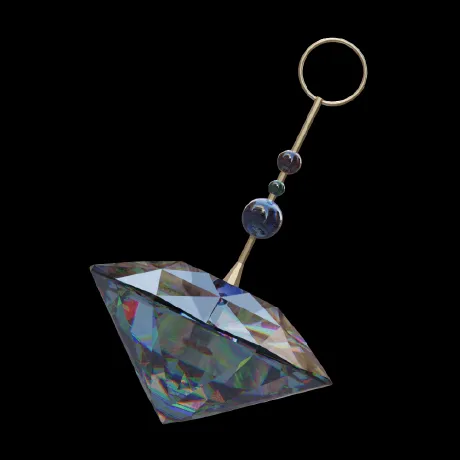
#> input picture images/profile_black.webp, 460 x 460 px
$ python create_ogp_image.py
#> lines starting #> are read from the running program, lines starting #| are printed output that depends on the picture
import os

from PIL import Image


def create_ogp_image():
    # Input and output paths
    input_path = os.path.join(os.path.dirname(__file__), "profile_black.webp")
    output_path = os.path.join(os.path.dirname(__file__), "profile_black_OGP.webp")

    # OGP standard dimensions
    ogp_width = 1200
    ogp_height = 630

    # Load the original image
    img = Image.open(input_path)
#> img is the input picture: PIL image 460x460 RGB; mean R, G, B 13, 13.8, 14.6
    print(f"Original image size: {img.size}")
#| Original image size: (460, 460)

    # Create a new image with black background (1200x630)
    ogp_img = Image.new("RGB", (ogp_width, ogp_height), color="black")
#> ogp_img: PIL image 1200x630 RGB; every value is 0

    # Convert input image to RGB if it has alpha channel
    if img.mode in ("RGBA", "LA", "P"):
        rgb_img = Image.new("RGB", img.size, color="black")
        rgb_img.paste(img, mask=img.split()[-1] if img.mode == "RGBA" else None)
        img = rgb_img

    # Resize image to fit the OGP height while maintaining aspect ratio
    # Scale to fill the height with some margin
    scale_factor = ogp_height / img.size[1]
#> scale_factor = 1.37
    new_width = int(img.size[0] * scale_factor)
#> new_width = 630
    new_height = int(img.size[1] * scale_factor)
#> new_height = 630
    img_resized = img.resize((new_width, new_height), Image.Resampling.LANCZOS)

    # Calculate position to center the resized image
    x = (ogp_width - new_width) // 2
#> x = 285
    y = (ogp_height - new_height) // 2
#> y = 0

    # Paste the resized image onto the black background
    ogp_img.paste(img_resized, (x, y))
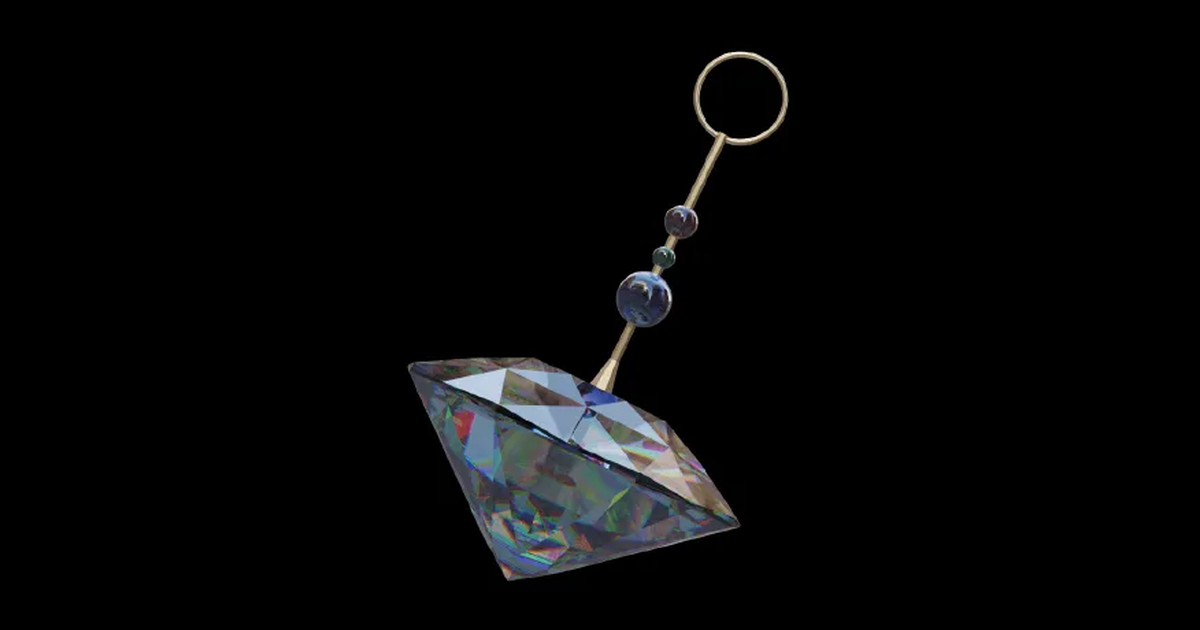
#> ogp_img: PIL image 1200x630 RGB; mean R, G, B 6.8, 7.2, 7.7

    # Save the result
    ogp_img.save(output_path, "WEBP", quality=95)
    print(f"OGP image created: {output_path}")
    print(f"Size: {ogp_width}x{ogp_height}")


if __name__ == "__main__":
    create_ogp_image()
